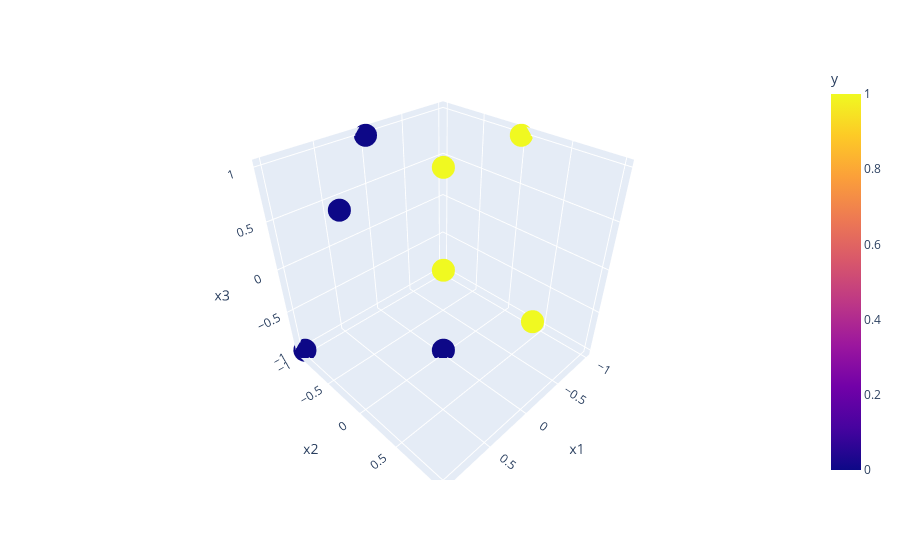

Notebook source saved alongside this figure:
### Code cell
fig = plt.figure()
fig = px.scatter_3d(df, x='x1', y='x2', z='x3',
              color='y')
fig.show()

### Figure 1 — Plotly figure (JSON) as saved in the notebook; plotly's stock layout.template omitted (floating-point values rounded to 4 significant figures)
{"data": [{"hovertemplate": "x1=%{x}<br>x2=%{y}<br>x3=%{z}<br>y=%{marker.color}<extra></extra>", "legendgroup": "", "marker": {"color": [0, 0, 0, 0, 1, 1, 1, 1], "coloraxis": "coloraxis", "symbol": "circle"}, "mode": "markers", "name": "", "scene": "scene", "showlegend": false, "x": [1, 1, 0, 0, 1, 0, 0, -1], "y": [-1, 0, 0, -1, 1, 1, 0, 0], "z": [-1, 1, -1, 1, 1, 0, 1, 1], "type": "scatter3d"}], "layout": {"scene": {"domain": {"x": [0.0, 1.0], "y": [0.0, 1.0]}, "xaxis": {"title": {"text": "x1"}}, "yaxis": {"title": {"text": "x2"}}, "zaxis": {"title": {"text": "x3"}}}, "coloraxis": {"colorbar": {"title": {"text": "y"}}, "colorscale": [[0.0, "#0d0887"], [0.1111, "#46039f"], [0.2222, "#7201a8"], [0.3333, "#9c179e"], [0.4444, "#bd3786"], [0.5556, "#d8576b"], [0.6667, "#ed7953"], [0.7778, "#fb9f3a"], [0.8889, "#fdca26"], [1.0, "#f0f921"]]}, "legend": {"tracegroupgap": 0}, "margin": {"t": 60}}}
